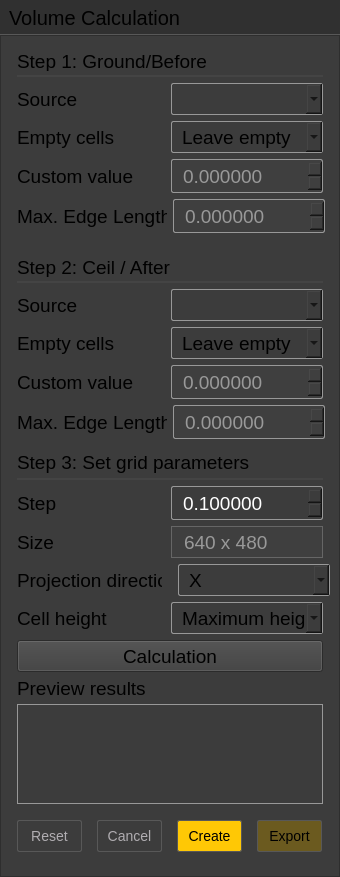
<?xml version="1.0" encoding="UTF-8"?>
<ui version="4.0">
 <class>VolumeCalcDialog</class>
 <widget class="QWidget" name="VolumeCalcDialog">
  <property name="geometry">
   <rect>
    <x>0</x>
    <y>0</y>
    <width>340</width>
    <height>845</height>
   </rect>
  </property>
  <property name="sizePolicy">
   <sizepolicy hsizetype="Expanding" vsizetype="Preferred">
    <horstretch>0</horstretch>
    <verstretch>0</verstretch>
   </sizepolicy>
  </property>
  <property name="minimumSize">
   <size>
    <width>340</width>
    <height>0</height>
   </size>
  </property>
  <property name="maximumSize">
   <size>
    <width>340</width>
    <height>9999</height>
   </size>
  </property>
  <property name="font">
   <font>
    <pointsize>10</pointsize>
   </font>
  </property>
  <property name="windowTitle">
   <string>Volume calculation</string>
  </property>
  <layout class="QVBoxLayout" name="verticalLayout_5">
   <property name="spacing">
    <number>0</number>
   </property>
   <property name="leftMargin">
    <number>0</number>
   </property>
   <property name="topMargin">
    <number>0</number>
   </property>
   <property name="rightMargin">
    <number>0</number>
   </property>
   <property name="bottomMargin">
    <number>0</number>
   </property>
   <item>
    <widget class="QWidget" name="widget" native="true">
     <property name="minimumSize">
      <size>
       <width>340</width>
       <height>35</height>
      </size>
     </property>
     <property name="maximumSize">
      <size>
       <width>340</width>
       <height>35</height>
      </size>
     </property>
     <property name="styleSheet">
      <string notr="true">background-color: #303030;
border-bottom: 1px solid #585858;</string>
     </property>
     <layout class="QHBoxLayout" name="horizontalLayout_10">
      <property name="topMargin">
       <number>0</number>
      </property>
      <property name="bottomMargin">
       <number>0</number>
      </property>
      <item>
       <widget class="QLabel" name="label_title">
        <property name="minimumSize">
         <size>
          <width>0</width>
          <height>33</height>
         </size>
        </property>
        <property name="maximumSize">
         <size>
          <width>16777215</width>
          <height>33</height>
         </size>
        </property>
        <property name="font">
         <font>
          <pointsize>15</pointsize>
         </font>
        </property>
        <property name="styleSheet">
         <string notr="true">border-bottom: 0px solid #585858;</string>
        </property>
        <property name="text">
         <string>Volume Calculation</string>
        </property>
       </widget>
      </item>
      <item>
       <spacer name="horizontalSpacer_13">
        <property name="orientation">
         <enum>Qt::Horizontal</enum>
        </property>
        <property name="sizeHint" stdset="0">
         <size>
          <width>40</width>
          <height>20</height>
         </size>
        </property>
       </spacer>
      </item>
      <item>
       <widget class="QToolButton" name="toolButton_close">
        <property name="minimumSize">
         <size>
          <width>20</width>
          <height>32</height>
         </size>
        </property>
        <property name="maximumSize">
         <size>
          <width>20</width>
          <height>32</height>
         </size>
        </property>
        <property name="styleSheet">
         <string notr="true">background-color: transparent;
border: 0px solid #1c1c1c;</string>
        </property>
        <property name="text">
         <string/>
        </property>
       </widget>
      </item>
     </layout>
    </widget>
   </item>
   <item>
    <widget class="QFrame" name="leftFrame">
     <property name="sizePolicy">
      <sizepolicy hsizetype="Maximum" vsizetype="Preferred">
       <horstretch>0</horstretch>
       <verstretch>0</verstretch>
      </sizepolicy>
     </property>
     <property name="minimumSize">
      <size>
       <width>340</width>
       <height>0</height>
      </size>
     </property>
     <property name="maximumSize">
      <size>
       <width>340</width>
       <height>16777215</height>
      </size>
     </property>
     <property name="font">
      <font>
       <pointsize>10</pointsize>
      </font>
     </property>
     <property name="styleSheet">
      <string notr="true">background-color: rgb(60, 60, 60);</string>
     </property>
     <property name="frameShape">
      <enum>QFrame::StyledPanel</enum>
     </property>
     <property name="frameShadow">
      <enum>QFrame::Raised</enum>
     </property>
     <layout class="QVBoxLayout" name="verticalLayout_4">
      <property name="spacing">
       <number>6</number>
      </property>
      <property name="leftMargin">
       <number>16</number>
      </property>
      <property name="rightMargin">
       <number>16</number>
      </property>
      <item>
       <layout class="QVBoxLayout" name="verticalLayout">
        <property name="spacing">
         <number>4</number>
        </property>
        <item>
         <spacer name="verticalSpacer">
          <property name="orientation">
           <enum>Qt::Vertical</enum>
          </property>
          <property name="sizeType">
           <enum>QSizePolicy::Fixed</enum>
          </property>
          <property name="sizeHint" stdset="0">
           <size>
            <width>20</width>
            <height>6</height>
           </size>
          </property>
         </spacer>
        </item>
        <item>
         <widget class="QLabel" name="label_10">
          <property name="minimumSize">
           <size>
            <width>0</width>
            <height>20</height>
           </size>
          </property>
          <property name="maximumSize">
           <size>
            <width>16777215</width>
            <height>20</height>
           </size>
          </property>
          <property name="font">
           <font>
            <pointsize>14</pointsize>
           </font>
          </property>
          <property name="text">
           <string>Step 1: Ground/Before</string>
          </property>
         </widget>
        </item>
        <item>
         <widget class="QLabel" name="label_15">
          <property name="minimumSize">
           <size>
            <width>0</width>
            <height>2</height>
           </size>
          </property>
          <property name="maximumSize">
           <size>
            <width>16777215</width>
            <height>2</height>
           </size>
          </property>
          <property name="styleSheet">
           <string notr="true">background-color: #444444;</string>
          </property>
          <property name="text">
           <string/>
          </property>
         </widget>
        </item>
       </layout>
      </item>
      <item>
       <layout class="QHBoxLayout" name="horizontalLayout_8">
        <item>
         <widget class="QLabel" name="label_7">
          <property name="font">
           <font>
            <pointsize>14</pointsize>
           </font>
          </property>
          <property name="text">
           <string>Source</string>
          </property>
         </widget>
        </item>
        <item>
         <spacer name="horizontalSpacer_7">
          <property name="orientation">
           <enum>Qt::Horizontal</enum>
          </property>
          <property name="sizeType">
           <enum>QSizePolicy::Fixed</enum>
          </property>
          <property name="sizeHint" stdset="0">
           <size>
            <width>10</width>
            <height>20</height>
           </size>
          </property>
         </spacer>
        </item>
        <item>
         <widget class="QComboBox" name="groundComboBox">
          <property name="minimumSize">
           <size>
            <width>152</width>
            <height>32</height>
           </size>
          </property>
          <property name="maximumSize">
           <size>
            <width>152</width>
            <height>32</height>
           </size>
          </property>
          <property name="font">
           <font>
            <pointsize>14</pointsize>
           </font>
          </property>
          <property name="styleSheet">
           <string notr="true">border:1px solid #989898;
padding-left:10px;
border-radius: 2px;</string>
          </property>
         </widget>
        </item>
       </layout>
      </item>
      <item>
       <layout class="QHBoxLayout" name="horizontalLayout_13">
        <item>
         <widget class="QLabel" name="label_18">
          <property name="font">
           <font>
            <pointsize>14</pointsize>
           </font>
          </property>
          <property name="text">
           <string>Empty cells</string>
          </property>
         </widget>
        </item>
        <item>
         <spacer name="horizontalSpacer_11">
          <property name="orientation">
           <enum>Qt::Horizontal</enum>
          </property>
          <property name="sizeType">
           <enum>QSizePolicy::Fixed</enum>
          </property>
          <property name="sizeHint" stdset="0">
           <size>
            <width>10</width>
            <height>20</height>
           </size>
          </property>
         </spacer>
        </item>
        <item>
         <widget class="QComboBox" name="fillGroundEmptyCellsComboBox">
          <property name="minimumSize">
           <size>
            <width>152</width>
            <height>32</height>
           </size>
          </property>
          <property name="maximumSize">
           <size>
            <width>152</width>
            <height>32</height>
           </size>
          </property>
          <property name="font">
           <font>
            <pointsize>14</pointsize>
           </font>
          </property>
          <property name="styleSheet">
           <string notr="true">border:1px solid #989898;
padding-left:10px;
border-radius: 2px;</string>
          </property>
          <item>
           <property name="text">
            <string>Leave empty</string>
           </property>
          </item>
          <item>
           <property name="text">
            <string>Minimum height</string>
           </property>
          </item>
          <item>
           <property name="text">
            <string>Average height</string>
           </property>
          </item>
          <item>
           <property name="text">
            <string>Maximum height</string>
           </property>
          </item>
          <item>
           <property name="text">
            <string>User specified value</string>
           </property>
          </item>
          <item>
           <property name="text">
            <string>Interpolate</string>
           </property>
          </item>
         </widget>
        </item>
       </layout>
      </item>
      <item>
       <layout class="QHBoxLayout" name="horizontalLayout_9">
        <item>
         <widget class="QLabel" name="label_12">
          <property name="font">
           <font>
            <pointsize>14</pointsize>
           </font>
          </property>
          <property name="text">
           <string>Custom value</string>
          </property>
         </widget>
        </item>
        <item>
         <spacer name="horizontalSpacer_8">
          <property name="orientation">
           <enum>Qt::Horizontal</enum>
          </property>
          <property name="sizeType">
           <enum>QSizePolicy::Fixed</enum>
          </property>
          <property name="sizeHint" stdset="0">
           <size>
            <width>10</width>
            <height>20</height>
           </size>
          </property>
         </spacer>
        </item>
        <item>
         <widget class="QDoubleSpinBox" name="groundEmptyValueDoubleSpinBox">
          <property name="enabled">
           <bool>false</bool>
          </property>
          <property name="sizePolicy">
           <sizepolicy hsizetype="Preferred" vsizetype="Fixed">
            <horstretch>0</horstretch>
            <verstretch>0</verstretch>
           </sizepolicy>
          </property>
          <property name="minimumSize">
           <size>
            <width>152</width>
            <height>34</height>
           </size>
          </property>
          <property name="maximumSize">
           <size>
            <width>152</width>
            <height>34</height>
           </size>
          </property>
          <property name="font">
           <font>
            <pointsize>14</pointsize>
           </font>
          </property>
          <property name="styleSheet">
           <string notr="true">QDoubleSpinBox
{
	color: #ffffff;
	background-color: rgb(60, 60, 60);
	border:1px solid #989898;
	padding-left:9px;
	border-radius: 2px;
	min-height:32px;
	max-height:32px;
}
QDoubleSpinBox:disabled
{
	color: #999999;
	background-color: #3F3F3F;
}</string>
          </property>
          <property name="decimals">
           <number>6</number>
          </property>
          <property name="minimum">
           <double>-9999.989999999999782</double>
          </property>
          <property name="maximum">
           <double>9999.989999999999782</double>
          </property>
          <property name="singleStep">
           <double>0.010000000000000</double>
          </property>
          <property name="value">
           <double>0.000000000000000</double>
          </property>
         </widget>
        </item>
       </layout>
      </item>
      <item>
       <layout class="QHBoxLayout" name="horizontalLayout_12">
        <item>
         <widget class="QLabel" name="label_16">
          <property name="font">
           <font>
            <pointsize>14</pointsize>
           </font>
          </property>
          <property name="text">
           <string>Max. Edge Length</string>
          </property>
         </widget>
        </item>
        <item>
         <widget class="QDoubleSpinBox" name="doubleSpinBox_2">
          <property name="enabled">
           <bool>false</bool>
          </property>
          <property name="minimumSize">
           <size>
            <width>152</width>
            <height>34</height>
           </size>
          </property>
          <property name="maximumSize">
           <size>
            <width>152</width>
            <height>34</height>
           </size>
          </property>
          <property name="font">
           <font>
            <pointsize>14</pointsize>
           </font>
          </property>
          <property name="styleSheet">
           <string notr="true">QDoubleSpinBox
{
	color: #ffffff;
	background-color: rgb(60, 60, 60);
	border:1px solid #989898;
	padding-left:9px;
	border-radius: 2px;
	min-height:32px;
	max-height:32px;
}
QDoubleSpinBox:disabled
{
	color: #999999;
	background-color: #3F3F3F;
}</string>
          </property>
          <property name="decimals">
           <number>6</number>
          </property>
          <property name="maximum">
           <double>1000.000000000000000</double>
          </property>
          <property name="singleStep">
           <double>1.000000000000000</double>
          </property>
         </widget>
        </item>
       </layout>
      </item>
      <item>
       <layout class="QVBoxLayout" name="verticalLayout_2">
        <property name="spacing">
         <number>4</number>
        </property>
        <item>
         <spacer name="verticalSpacer_2">
          <property name="orientation">
           <enum>Qt::Vertical</enum>
          </property>
          <property name="sizeType">
           <enum>QSizePolicy::Fixed</enum>
          </property>
          <property name="sizeHint" stdset="0">
           <size>
            <width>20</width>
            <height>18</height>
           </size>
          </property>
         </spacer>
        </item>
        <item>
         <widget class="QLabel" name="label_6">
          <property name="minimumSize">
           <size>
            <width>0</width>
            <height>20</height>
           </size>
          </property>
          <property name="maximumSize">
           <size>
            <width>16777215</width>
            <height>20</height>
           </size>
          </property>
          <property name="font">
           <font>
            <pointsize>14</pointsize>
           </font>
          </property>
          <property name="text">
           <string>Step 2: Ceil / After</string>
          </property>
         </widget>
        </item>
        <item>
         <widget class="QLabel" name="label_14">
          <property name="minimumSize">
           <size>
            <width>0</width>
            <height>2</height>
           </size>
          </property>
          <property name="maximumSize">
           <size>
            <width>16777215</width>
            <height>2</height>
           </size>
          </property>
          <property name="styleSheet">
           <string notr="true">background-color: #444444;</string>
          </property>
          <property name="text">
           <string/>
          </property>
         </widget>
        </item>
       </layout>
      </item>
      <item>
       <layout class="QHBoxLayout" name="horizontalLayout_6">
        <item>
         <widget class="QLabel" name="label_3">
          <property name="font">
           <font>
            <pointsize>14</pointsize>
           </font>
          </property>
          <property name="text">
           <string>Source</string>
          </property>
         </widget>
        </item>
        <item>
         <spacer name="horizontalSpacer_5">
          <property name="orientation">
           <enum>Qt::Horizontal</enum>
          </property>
          <property name="sizeType">
           <enum>QSizePolicy::Fixed</enum>
          </property>
          <property name="sizeHint" stdset="0">
           <size>
            <width>10</width>
            <height>20</height>
           </size>
          </property>
         </spacer>
        </item>
        <item>
         <widget class="QComboBox" name="ceilComboBox">
          <property name="minimumSize">
           <size>
            <width>152</width>
            <height>32</height>
           </size>
          </property>
          <property name="maximumSize">
           <size>
            <width>152</width>
            <height>32</height>
           </size>
          </property>
          <property name="font">
           <font>
            <pointsize>14</pointsize>
           </font>
          </property>
          <property name="styleSheet">
           <string notr="true">border:1px solid #989898;
padding-left:10px;
border-radius: 2px;</string>
          </property>
         </widget>
        </item>
       </layout>
      </item>
      <item>
       <layout class="QHBoxLayout" name="horizontalLayout_14">
        <item>
         <widget class="QLabel" name="label_19">
          <property name="font">
           <font>
            <pointsize>14</pointsize>
           </font>
          </property>
          <property name="text">
           <string>Empty cells</string>
          </property>
         </widget>
        </item>
        <item>
         <spacer name="horizontalSpacer_12">
          <property name="orientation">
           <enum>Qt::Horizontal</enum>
          </property>
          <property name="sizeType">
           <enum>QSizePolicy::Fixed</enum>
          </property>
          <property name="sizeHint" stdset="0">
           <size>
            <width>10</width>
            <height>20</height>
           </size>
          </property>
         </spacer>
        </item>
        <item>
         <widget class="QComboBox" name="fillCeilEmptyCellsComboBox">
          <property name="minimumSize">
           <size>
            <width>152</width>
            <height>32</height>
           </size>
          </property>
          <property name="maximumSize">
           <size>
            <width>152</width>
            <height>32</height>
           </size>
          </property>
          <property name="font">
           <font>
            <pointsize>14</pointsize>
           </font>
          </property>
          <property name="styleSheet">
           <string notr="true">border:1px solid #989898;
padding-left:10px;
border-radius: 2px;</string>
          </property>
          <item>
           <property name="text">
            <string>Leave empty</string>
           </property>
          </item>
          <item>
           <property name="text">
            <string>Minimum height</string>
           </property>
          </item>
          <item>
           <property name="text">
            <string>Average height</string>
           </property>
          </item>
          <item>
           <property name="text">
            <string>Maximum height</string>
           </property>
          </item>
          <item>
           <property name="text">
            <string>User specified value</string>
           </property>
          </item>
          <item>
           <property name="text">
            <string>Interpolate</string>
           </property>
          </item>
         </widget>
        </item>
       </layout>
      </item>
      <item>
       <layout class="QHBoxLayout" name="horizontalLayout_7">
        <item>
         <widget class="QLabel" name="label_5">
          <property name="font">
           <font>
            <pointsize>14</pointsize>
           </font>
          </property>
          <property name="text">
           <string>Custom value</string>
          </property>
         </widget>
        </item>
        <item>
         <spacer name="horizontalSpacer_6">
          <property name="orientation">
           <enum>Qt::Horizontal</enum>
          </property>
          <property name="sizeType">
           <enum>QSizePolicy::Fixed</enum>
          </property>
          <property name="sizeHint" stdset="0">
           <size>
            <width>10</width>
            <height>20</height>
           </size>
          </property>
         </spacer>
        </item>
        <item>
         <widget class="QDoubleSpinBox" name="ceilEmptyValueDoubleSpinBox">
          <property name="enabled">
           <bool>false</bool>
          </property>
          <property name="sizePolicy">
           <sizepolicy hsizetype="Preferred" vsizetype="Fixed">
            <horstretch>0</horstretch>
            <verstretch>0</verstretch>
           </sizepolicy>
          </property>
          <property name="minimumSize">
           <size>
            <width>152</width>
            <height>34</height>
           </size>
          </property>
          <property name="maximumSize">
           <size>
            <width>152</width>
            <height>34</height>
           </size>
          </property>
          <property name="font">
           <font>
            <pointsize>14</pointsize>
           </font>
          </property>
          <property name="styleSheet">
           <string notr="true">QDoubleSpinBox
{
	color: #ffffff;
	background-color: rgb(60, 60, 60);
	border:1px solid #989898;
	padding-left:9px;
	border-radius: 2px;
	min-height:32px;
	max-height:32px;
}
QDoubleSpinBox:disabled
{
	color: #999999;
	background-color: #3F3F3F;
}</string>
          </property>
          <property name="decimals">
           <number>6</number>
          </property>
          <property name="minimum">
           <double>-9999.989999999999782</double>
          </property>
          <property name="maximum">
           <double>9999.989999999999782</double>
          </property>
          <property name="singleStep">
           <double>0.010000000000000</double>
          </property>
          <property name="value">
           <double>0.000000000000000</double>
          </property>
         </widget>
        </item>
       </layout>
      </item>
      <item>
       <layout class="QHBoxLayout" name="horizontalLayout_15">
        <item>
         <widget class="QLabel" name="label_17">
          <property name="font">
           <font>
            <pointsize>14</pointsize>
           </font>
          </property>
          <property name="text">
           <string>Max. Edge Length</string>
          </property>
         </widget>
        </item>
        <item>
         <widget class="QDoubleSpinBox" name="doubleSpinBox">
          <property name="enabled">
           <bool>false</bool>
          </property>
          <property name="minimumSize">
           <size>
            <width>152</width>
            <height>34</height>
           </size>
          </property>
          <property name="maximumSize">
           <size>
            <width>152</width>
            <height>34</height>
           </size>
          </property>
          <property name="font">
           <font>
            <pointsize>14</pointsize>
           </font>
          </property>
          <property name="styleSheet">
           <string notr="true">QDoubleSpinBox
{
	color: #ffffff;
	background-color: rgb(60, 60, 60);
	border:1px solid #989898;
	padding-left:9px;
	border-radius: 2px;
	min-height:32px;
	max-height:32px;
}
QDoubleSpinBox:disabled
{
	color: #999999;
	background-color: #3F3F3F;
}</string>
          </property>
          <property name="decimals">
           <number>6</number>
          </property>
          <property name="maximum">
           <double>1000.000000000000000</double>
          </property>
          <property name="singleStep">
           <double>1.000000000000000</double>
          </property>
         </widget>
        </item>
       </layout>
      </item>
      <item>
       <layout class="QVBoxLayout" name="verticalLayout_3">
        <property name="spacing">
         <number>4</number>
        </property>
        <item>
         <spacer name="verticalSpacer_3">
          <property name="orientation">
           <enum>Qt::Vertical</enum>
          </property>
          <property name="sizeType">
           <enum>QSizePolicy::Fixed</enum>
          </property>
          <property name="sizeHint" stdset="0">
           <size>
            <width>20</width>
            <height>6</height>
           </size>
          </property>
         </spacer>
        </item>
        <item>
         <widget class="QLabel" name="label">
          <property name="font">
           <font>
            <pointsize>14</pointsize>
           </font>
          </property>
          <property name="text">
           <string>Step 3: Set grid parameters</string>
          </property>
         </widget>
        </item>
        <item>
         <widget class="QLabel" name="label_13">
          <property name="minimumSize">
           <size>
            <width>0</width>
            <height>2</height>
           </size>
          </property>
          <property name="maximumSize">
           <size>
            <width>16777215</width>
            <height>2</height>
           </size>
          </property>
          <property name="styleSheet">
           <string notr="true">background-color: #444444;</string>
          </property>
          <property name="text">
           <string/>
          </property>
         </widget>
        </item>
       </layout>
      </item>
      <item>
       <layout class="QHBoxLayout" name="horizontalLayout_2">
        <item>
         <widget class="QLabel" name="label_2">
          <property name="font">
           <font>
            <pointsize>14</pointsize>
           </font>
          </property>
          <property name="text">
           <string>Step</string>
          </property>
         </widget>
        </item>
        <item>
         <spacer name="horizontalSpacer">
          <property name="orientation">
           <enum>Qt::Horizontal</enum>
          </property>
          <property name="sizeType">
           <enum>QSizePolicy::Fixed</enum>
          </property>
          <property name="sizeHint" stdset="0">
           <size>
            <width>10</width>
            <height>20</height>
           </size>
          </property>
         </spacer>
        </item>
        <item>
         <widget class="QDoubleSpinBox" name="gridStepDoubleSpinBox">
          <property name="minimumSize">
           <size>
            <width>152</width>
            <height>34</height>
           </size>
          </property>
          <property name="maximumSize">
           <size>
            <width>152</width>
            <height>34</height>
           </size>
          </property>
          <property name="font">
           <font>
            <pointsize>14</pointsize>
           </font>
          </property>
          <property name="styleSheet">
           <string notr="true">	color: #ffffff;
	background-color: rgb(60, 60, 60);
	border:1px solid #989898;
	padding-left:9px;
	border-radius: 2px;
	min-height:32px;
	max-height:32px;</string>
          </property>
          <property name="decimals">
           <number>6</number>
          </property>
          <property name="minimum">
           <double>0.000001000000000</double>
          </property>
          <property name="maximum">
           <double>1000.000000000000000</double>
          </property>
          <property name="singleStep">
           <double>0.001000000000000</double>
          </property>
          <property name="value">
           <double>0.100000000000000</double>
          </property>
         </widget>
        </item>
       </layout>
      </item>
      <item>
       <layout class="QHBoxLayout" name="horizontalLayout_3">
        <item>
         <widget class="QLabel" name="label_4">
          <property name="font">
           <font>
            <pointsize>14</pointsize>
           </font>
          </property>
          <property name="text">
           <string>Size</string>
          </property>
         </widget>
        </item>
        <item>
         <spacer name="horizontalSpacer_2">
          <property name="orientation">
           <enum>Qt::Horizontal</enum>
          </property>
          <property name="sizeType">
           <enum>QSizePolicy::Fixed</enum>
          </property>
          <property name="sizeHint" stdset="0">
           <size>
            <width>10</width>
            <height>20</height>
           </size>
          </property>
         </spacer>
        </item>
        <item>
         <widget class="QLabel" name="gridWidthLabel">
          <property name="minimumSize">
           <size>
            <width>152</width>
            <height>32</height>
           </size>
          </property>
          <property name="maximumSize">
           <size>
            <width>152</width>
            <height>32</height>
           </size>
          </property>
          <property name="font">
           <font>
            <pointsize>14</pointsize>
           </font>
          </property>
          <property name="styleSheet">
           <string notr="true">border: 1px solid #666666;
background-color: #3f3f3f;
padding-left:7px;
color: #999999;</string>
          </property>
          <property name="text">
           <string notr="true">640 x 480</string>
          </property>
         </widget>
        </item>
       </layout>
      </item>
      <item>
       <layout class="QHBoxLayout" name="horizontalLayout_4">
        <item>
         <widget class="QLabel" name="label_9">
          <property name="font">
           <font>
            <pointsize>14</pointsize>
           </font>
          </property>
          <property name="text">
           <string>Projection direction</string>
          </property>
         </widget>
        </item>
        <item>
         <spacer name="horizontalSpacer_3">
          <property name="orientation">
           <enum>Qt::Horizontal</enum>
          </property>
          <property name="sizeType">
           <enum>QSizePolicy::Fixed</enum>
          </property>
          <property name="sizeHint" stdset="0">
           <size>
            <width>10</width>
            <height>20</height>
           </size>
          </property>
         </spacer>
        </item>
        <item>
         <widget class="QComboBox" name="projDimComboBox">
          <property name="minimumSize">
           <size>
            <width>152</width>
            <height>32</height>
           </size>
          </property>
          <property name="maximumSize">
           <size>
            <width>152</width>
            <height>32</height>
           </size>
          </property>
          <property name="font">
           <font>
            <pointsize>14</pointsize>
           </font>
          </property>
          <property name="styleSheet">
           <string notr="true">border:1px solid #989898;
padding-left:10px;
border-radius: 2px;</string>
          </property>
          <property name="currentIndex">
           <number>0</number>
          </property>
          <item>
           <property name="text">
            <string notr="true">X</string>
           </property>
          </item>
          <item>
           <property name="text">
            <string notr="true">Y</string>
           </property>
          </item>
          <item>
           <property name="text">
            <string notr="true">Z</string>
           </property>
          </item>
         </widget>
        </item>
       </layout>
      </item>
      <item>
       <layout class="QHBoxLayout" name="horizontalLayout_5">
        <item>
         <widget class="QLabel" name="label_8">
          <property name="font">
           <font>
            <pointsize>14</pointsize>
           </font>
          </property>
          <property name="text">
           <string>Cell height</string>
          </property>
         </widget>
        </item>
        <item>
         <spacer name="horizontalSpacer_4">
          <property name="orientation">
           <enum>Qt::Horizontal</enum>
          </property>
          <property name="sizeType">
           <enum>QSizePolicy::Fixed</enum>
          </property>
          <property name="sizeHint" stdset="0">
           <size>
            <width>10</width>
            <height>20</height>
           </size>
          </property>
         </spacer>
        </item>
        <item>
         <widget class="QComboBox" name="heightProjectionComboBox">
          <property name="minimumSize">
           <size>
            <width>152</width>
            <height>32</height>
           </size>
          </property>
          <property name="maximumSize">
           <size>
            <width>152</width>
            <height>32</height>
           </size>
          </property>
          <property name="font">
           <font>
            <pointsize>14</pointsize>
           </font>
          </property>
          <property name="styleSheet">
           <string notr="true">border:1px solid #989898;
padding-left:10px;
border-radius: 2px;</string>
          </property>
          <property name="currentIndex">
           <number>2</number>
          </property>
          <item>
           <property name="text">
            <string>Minimum height</string>
           </property>
          </item>
          <item>
           <property name="text">
            <string>Average height</string>
           </property>
          </item>
          <item>
           <property name="text">
            <string>Maximum height</string>
           </property>
          </item>
         </widget>
        </item>
       </layout>
      </item>
      <item>
       <widget class="QPushButton" name="updatePushButton">
        <property name="minimumSize">
         <size>
          <width>0</width>
          <height>32</height>
         </size>
        </property>
        <property name="maximumSize">
         <size>
          <width>16777215</width>
          <height>32</height>
         </size>
        </property>
        <property name="font">
         <font>
          <pointsize>14</pointsize>
         </font>
        </property>
        <property name="styleSheet">
         <string notr="true"/>
        </property>
        <property name="text">
         <string>Calculation</string>
        </property>
       </widget>
      </item>
      <item>
       <widget class="QLabel" name="label_11">
        <property name="minimumSize">
         <size>
          <width>0</width>
          <height>20</height>
         </size>
        </property>
        <property name="maximumSize">
         <size>
          <width>16777215</width>
          <height>20</height>
         </size>
        </property>
        <property name="font">
         <font>
          <pointsize>14</pointsize>
         </font>
        </property>
        <property name="text">
         <string>Preview results</string>
        </property>
       </widget>
      </item>
      <item>
       <widget class="QPlainTextEdit" name="reportPlainTextEdit">
        <property name="sizePolicy">
         <sizepolicy hsizetype="Expanding" vsizetype="Fixed">
          <horstretch>0</horstretch>
          <verstretch>0</verstretch>
         </sizepolicy>
        </property>
        <property name="minimumSize">
         <size>
          <width>250</width>
          <height>100</height>
         </size>
        </property>
        <property name="maximumSize">
         <size>
          <width>16777215</width>
          <height>100</height>
         </size>
        </property>
        <property name="styleSheet">
         <string notr="true">border:1px solid #989898;</string>
        </property>
        <property name="readOnly">
         <bool>true</bool>
        </property>
       </widget>
      </item>
      <item>
       <spacer name="verticalSpacer_5">
        <property name="orientation">
         <enum>Qt::Vertical</enum>
        </property>
        <property name="sizeType">
         <enum>QSizePolicy::Fixed</enum>
        </property>
        <property name="sizeHint" stdset="0">
         <size>
          <width>20</width>
          <height>10</height>
         </size>
        </property>
       </spacer>
      </item>
      <item>
       <layout class="QHBoxLayout" name="horizontalLayout_11">
        <property name="spacing">
         <number>15</number>
        </property>
        <item>
         <spacer name="horizontalSpacer_9">
          <property name="orientation">
           <enum>Qt::Horizontal</enum>
          </property>
          <property name="sizeHint" stdset="0">
           <size>
            <width>40</width>
            <height>20</height>
           </size>
          </property>
         </spacer>
        </item>
        <item>
         <widget class="QPushButton" name="pushButton_reset">
          <property name="minimumSize">
           <size>
            <width>65</width>
            <height>32</height>
           </size>
          </property>
          <property name="maximumSize">
           <size>
            <width>65</width>
            <height>32</height>
           </size>
          </property>
          <property name="styleSheet">
           <string notr="true">QPushButton{
	border-radius: 2px;
	border: 1px solid #585858;
	font-size:14px;
	color:rgb(176, 173, 177);
	background-color:transparent;
}
QPushButton:hover{
	background-color:rgb(27, 24, 28);
}
QPushButton:pressed{
	background-color:rgb(27, 24, 28);
}
</string>
          </property>
          <property name="text">
           <string>Reset</string>
          </property>
         </widget>
        </item>
        <item>
         <widget class="QPushButton" name="pushButton_close">
          <property name="minimumSize">
           <size>
            <width>65</width>
            <height>32</height>
           </size>
          </property>
          <property name="maximumSize">
           <size>
            <width>65</width>
            <height>32</height>
           </size>
          </property>
          <property name="styleSheet">
           <string notr="true">QPushButton{
	border-radius: 2px;
	border: 1px solid #585858;
	font-size:14px;
	color:rgb(176, 173, 177);
	background-color:transparent;
}
QPushButton:hover{
	background-color:rgb(27, 24, 28);
}
QPushButton:pressed{
	background-color:rgb(27, 24, 28);
}
</string>
          </property>
          <property name="text">
           <string>Cancel</string>
          </property>
         </widget>
        </item>
        <item>
         <widget class="QPushButton" name="pushButton_create">
          <property name="minimumSize">
           <size>
            <width>65</width>
            <height>32</height>
           </size>
          </property>
          <property name="maximumSize">
           <size>
            <width>65</width>
            <height>32</height>
           </size>
          </property>
          <property name="styleSheet">
           <string notr="true">QPushButton{
	border-radius: 2px;
	border: 1px solid #585858;
	font-size:14px;
	color:rgb(0, 0, 0);
	background-color:rgb(255, 200, 5);
}
QPushButton:focus{
	background-color:rgb(255, 200, 5);
}
QPushButton:hover{
	background-color:rgb(255, 227, 126);
}
QPushButton:pressed{
	background-color:rgb(255, 227 , 131);
}

QPushButton:disabled{
	background-color:#6B5A1F;
}</string>
          </property>
          <property name="text">
           <string>Create</string>
          </property>
         </widget>
        </item>
        <item>
         <widget class="QPushButton" name="pushButton_export">
          <property name="enabled">
           <bool>false</bool>
          </property>
          <property name="minimumSize">
           <size>
            <width>65</width>
            <height>32</height>
           </size>
          </property>
          <property name="maximumSize">
           <size>
            <width>65</width>
            <height>32</height>
           </size>
          </property>
          <property name="styleSheet">
           <string notr="true">QPushButton{
	border-radius: 2px;
	border: 1px solid #585858;
	font-size:14px;
	color:rgb(0, 0, 0);
	background-color:rgb(255, 200, 5);
}
QPushButton:focus{
	background-color:rgb(255, 200, 5);
}
QPushButton:hover{
	background-color:rgb(255, 227, 126);
}
QPushButton:pressed{
	background-color:rgb(255, 227 , 131);
}

QPushButton:disabled{
	background-color:#6B5A1F;
}</string>
          </property>
          <property name="text">
           <string>Export</string>
          </property>
         </widget>
        </item>
        <item>
         <spacer name="horizontalSpacer_10">
          <property name="orientation">
           <enum>Qt::Horizontal</enum>
          </property>
          <property name="sizeHint" stdset="0">
           <size>
            <width>40</width>
            <height>20</height>
           </size>
          </property>
         </spacer>
        </item>
       </layout>
      </item>
      <item>
       <spacer name="verticalSpacer_4">
        <property name="orientation">
         <enum>Qt::Vertical</enum>
        </property>
        <property name="sizeType">
         <enum>QSizePolicy::Fixed</enum>
        </property>
        <property name="sizeHint" stdset="0">
         <size>
          <width>20</width>
          <height>15</height>
         </size>
        </property>
       </spacer>
      </item>
     </layout>
    </widget>
   </item>
  </layout>
 </widget>
 <resources>
  <include location="../icons.qrc"/>
 </resources>
 <connections/>
</ui>
